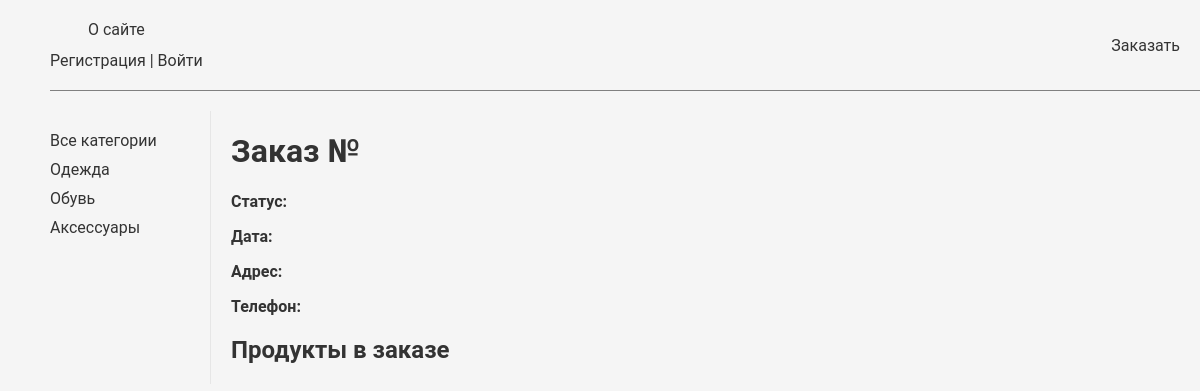
The page /orders/2/ on the database as committed earlier.
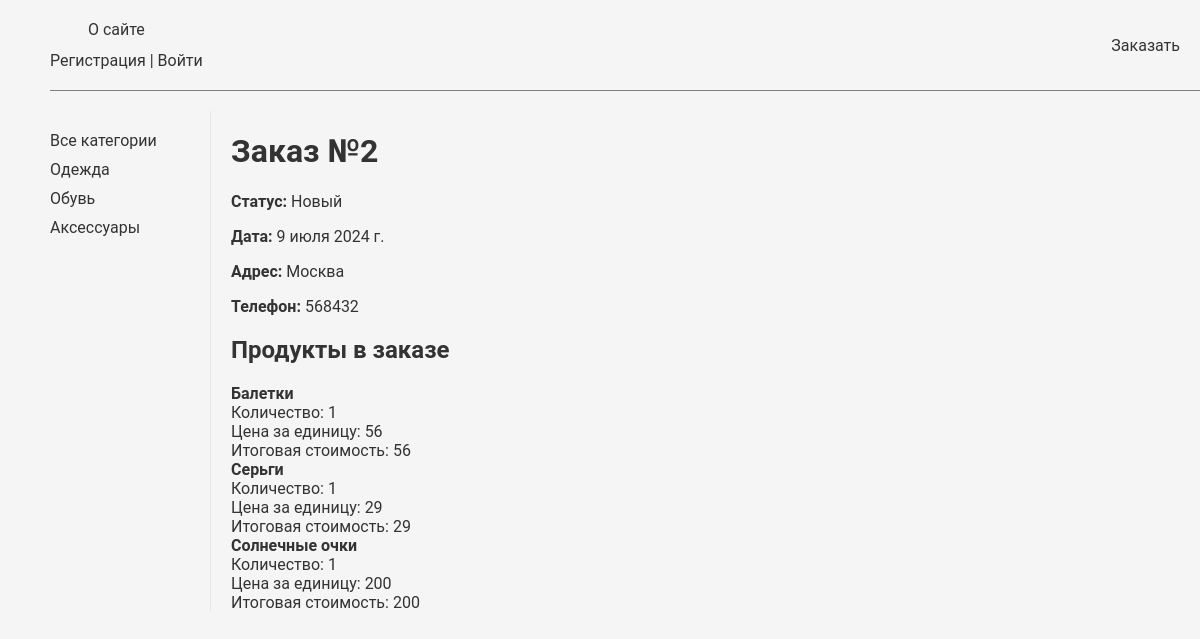
The same page on the database as committed later.
### catalog/models.py (models this page shows, shortened)
class Category(models.Model):
    name = models.CharField(max_length=50)
    slug = models.SlugField(max_length=255, unique=True, db_index=True, verbose_name="URL")
    class Meta:
        ordering = ['name']
    def get_absolute_url(self):
        return reverse('catalog:cat_products', kwargs={'cat_slug': self.slug})

class Products(models.Model):
    name = models.CharField(max_length=60)
    price = models.IntegerField(default=0)
    category = models.ForeignKey(Category, on_delete=models.CASCADE, default=1)
    description = models.CharField(max_length=250, default='', blank=True, null=True)
    image = models.ImageField(upload_to='uploads/products/%Y/%m/%d/')
    quantity = models.IntegerField(default=0)
    slug = models.SlugField(max_length=255, unique=True, db_index=True, verbose_name="URL")
    class Meta:
        ordering = ['name']

### orders/models.py (models this page shows, shortened)
class Order(models.Model):
    ORDER_STATUS_CHOICES = [
        ('new', 'Новый'),
        ('processing', 'В обработке'),
        ('ready', 'Готов'),
        ('received', 'Получен'),
    ]
    ORDER_STATUS_DICT = dict(ORDER_STATUS_CHOICES)
    customer = models.ForeignKey(User, on_delete=models.CASCADE)
    address = models.CharField(max_length=50, default='', blank=True)
    phone = models.CharField(max_length=50, default='', blank=True)
    date = models.DateField(default=datetime.datetime.today)
    status = models.CharField(max_length=20, choices=ORDER_STATUS_CHOICES, default='new')
    class Meta:
        ordering = ['date']
    @property
    def status_display(self):
        return self.ORDER_STATUS_DICT.get(self.status)

class OrderItem(models.Model):
    order = models.ForeignKey(Order, on_delete=models.CASCADE)
    product = models.ForeignKey(Products, on_delete=models.CASCADE)
    quantity = models.IntegerField(default=1)
    price = models.IntegerField()
    class Meta:
        ordering = ['product']

### orders/views.py (the view)
# urls.py: path('<int:pk>/', ShowOrder.as_view(), name='one_order'),
class ShowOrder(DataMixin, DetailView):
    model = Order
    template_name = 'orders/order.html'
    context_object_name = 'order'
    def get_object(self):
        return Order.objects.filter(pk=self.kwargs['pk']).first()
    def get_context_data(self, *, object_list=None, **kwargs):
        context = super().get_context_data(**kwargs)
        order = self.get_object()
        order_items = OrderItem.objects.filter(order=order)
        context['order_items'] = order_items
        c_def = self.get_user_context(title="Заказ")
        context.update(c_def)
        return context

### users/utils.py (called while the page is built)
    def get_user_context(self, **kwargs):
        context = kwargs
        cats = Category.objects.annotate(Count('products'))
        user_menu = menu.copy()
        context['menu'] = user_menu
        context['cats'] = cats
        if 'cat_selected' not in context:
            context['cat_selected'] = 0
        return context

    def get_context_data(self, *, object_list=None, **kwargs):
        context = super().get_context_data(**kwargs)
        c_def = self.get_user_context(title="Список заказов")
        context.update(c_def)
        return context

### orders/templates/orders/order.html
{% extends 'users/base.html' %}
{% block content %}
                    <h1>Заказ №{{ order.id }}</h1>
                    <strong>Статус:</strong> {{ order.status_display}}</p>
                    <strong>Дата:</strong> {{ order.date }}</p>
                    <strong>Адрес:</strong> {{ order.address }}</p>
                    <strong>Телефон:</strong> {{ order.phone }}</p>
<h2>Продукты в заказе</h2>
<ul>
    {% for item in order_items %}
    <li>
        <a href="{% url 'catalog:one_product' item.product.slug %}">
            <strong>{{ item.product.name }}</strong><br>
        </a>
        Количество: {{ item.quantity }}<br>
        Цена за единицу: {{ item.product.price }}<br>
        Итоговая стоимость: {{ item.price }}
    </li>
    {% endfor %}
</ul>
{% endblock %}

### users/templates/users/base.html (shortened to what this page needs)
{% load static %}
<!DOCTYPE html>
<html>
<head>
    <link rel="stylesheet" href="{% static 'css/styles.css' %}">
</head>
<body>
<table class="table-page" border="0" cellpadding="0" cellspacing="0">
    <tr>
        <td valign="top" class="categories">
            {% block mainmenu %}
            <ul id="mainmenu" class="mainmenu">
                <div class="mainmenu__about">
                    {% for m in menu %}
                    <li><a href="{% url 'users:'|add:m.url_name %}">{{m.title}}</a></li>
                    {% endfor %}
                    {% if request.user.is_authenticated %}
                    <li class="last"> {{user.username}} | <a href="{% url 'users:logout' %}">Выйти</a></li>
                    {% else %}
                    <li class="last"><a href="{% url 'users:register' %}">Регистрация</a> | <a href="{% url 'users:login' %}">Войти</a> </li>
                    {% endif %}
                </div>
                <li><a href="{% url 'orders:create_order' %}">Заказать</a>
                </li>
            </ul>
            {% endblock mainmenu %}
            <table class="table-content" border=0 cellpadding="0" cellspacing="0">
                <tr>
                    <td valign="top" class="left-chapters">
                        <ul id="leftchapters">
                            {% if request.resolver_match.url_name == 'products' and cat_selected == 0 %}
                                <li class="selected">Все категории</li>
                            {% else %}
                                <li><a href="{% url 'catalog:products' %}">Все категории</a></li>
                            {% endif %}
                            {% for c in cats %}
                                {% if c.products__count > 0 %}
                                {% if c.pk == cat_selected %}
                                <li class="selected">{{c.name}}</li>
                                {% else %}
                                <li><a href="{{ c.get_absolute_url }}">{{c.name}}</a></li>
                                {% endif %}
                                {% endif %}
                            {% endfor %}
                        </ul>
                    </td>
                    <td valign="top" class="content">
                        <div class="content-text">
                            {% block content %}
                            {% endblock %}
                        </div>
                    </td>
                </tr>
            </table>
        </td>
    </tr>
</table>
</body>
</html>

Rows that differ between the two databases and show on the page:
added Order: id "2", status_display "Новый", date "9 июля 2024 г.", address "Москва", phone "568432"
added OrderItem: product.name "Балетки", quantity "1", product.price "56", price "56"
added OrderItem: product.name "Серьги", quantity "1", product.price "29", price "29"
added OrderItem: product.name "Солнечные очки", quantity "1", product.price "200", price "200"
